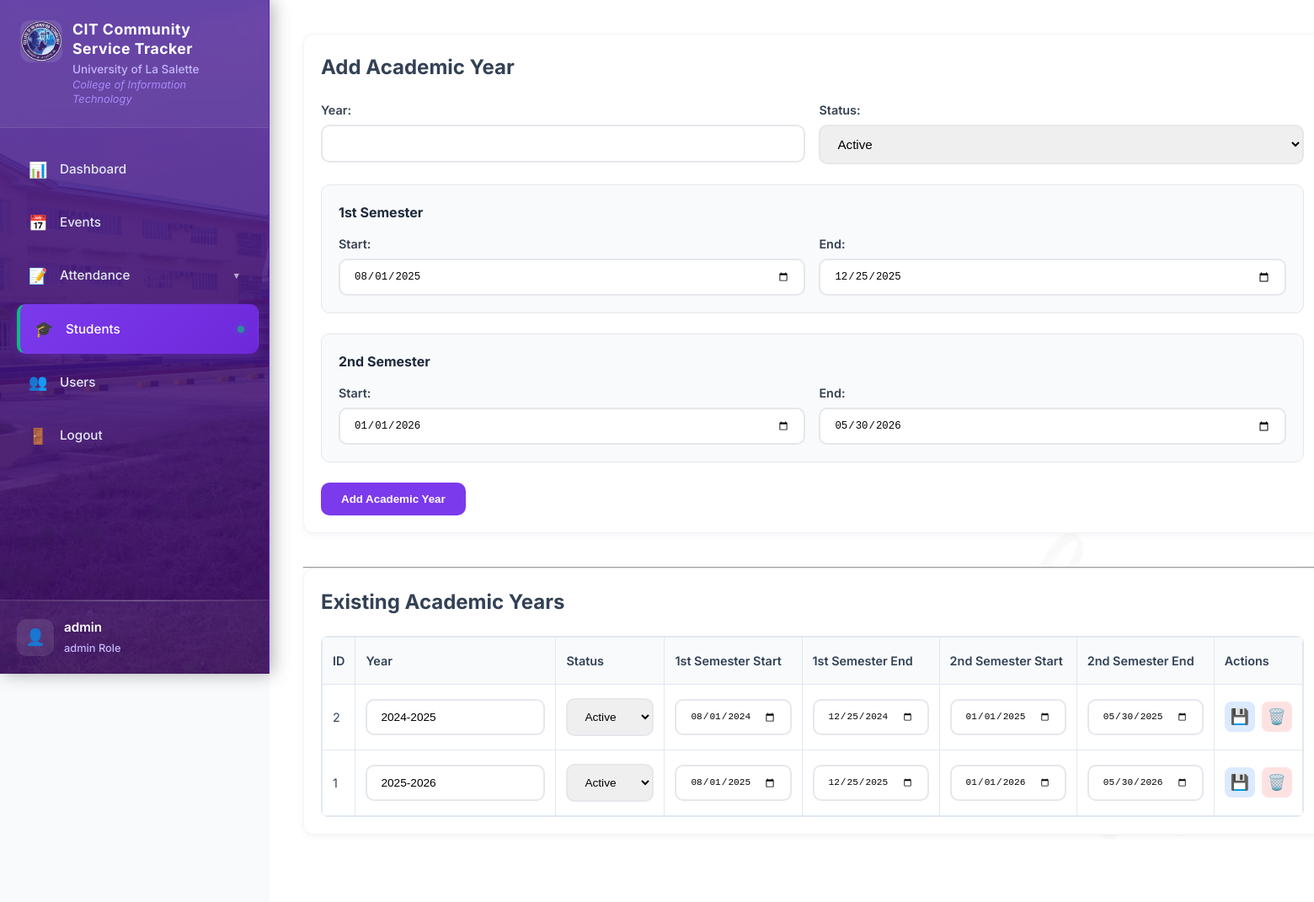
Page /academic_years (signed in) on the earlier database version.
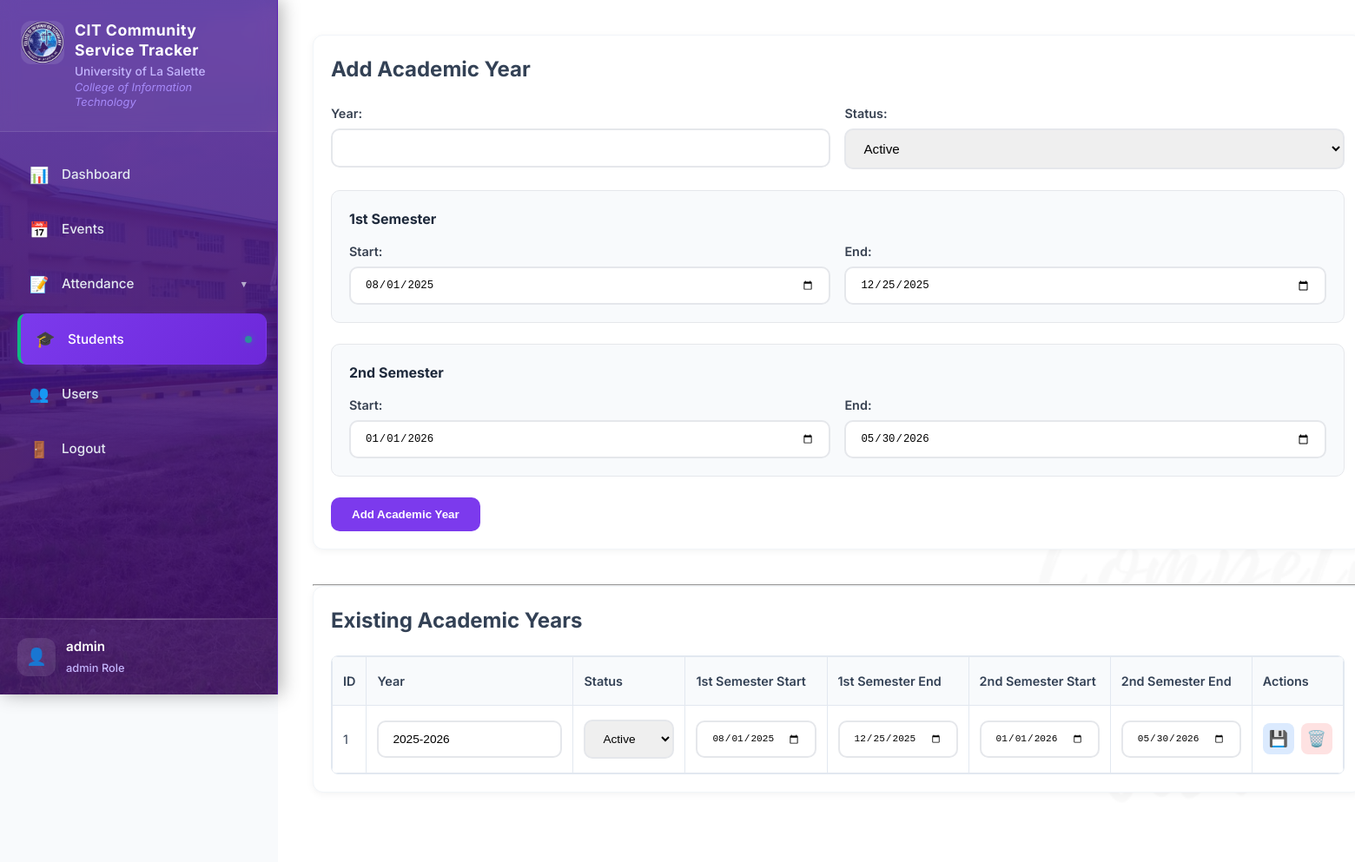
Same page on the later database version.
### models.py (models this page shows)
class AcademicYear(db.Model):
    id = db.Column(db.Integer, primary_key=True)
    year = db.Column(db.String(20), unique=True, nullable=False)
    status = db.Column(db.String(20), nullable=False, default="active")
    created_at = db.Column(db.DateTime, default=datetime.utcnow)
    semesters = db.relationship("Semester", backref="academic_year", cascade="all, delete-orphan")
    year_levels = db.relationship("YearLevel", backref="academic_year", cascade="all, delete-orphan")

class Semester(db.Model):
    id = db.Column(db.Integer, primary_key=True)
    academic_year_id = db.Column(db.Integer, db.ForeignKey("academic_year.id"), nullable=False)
    name = db.Column(db.String(20), nullable=False)       # e.g., "1st Semester"
    start_date = db.Column(db.Date, nullable=True)
    end_date = db.Column(db.Date, nullable=True)

### routes.py (the view)
@app.route("/academic_years")
def academic_years():
    if 'user_id' not in session:
        flash("Please login first.")
        return redirect(url_for("login"))
    years = AcademicYear.query.order_by(AcademicYear.id.desc()).all()
    return render_template("academic_years.html", years=years)

### templates/academic_years.html (shortened to what the changed rows need)
{% extends "base.html" %}
{% block content %}
<link rel="stylesheet" href="{{ url_for('static', filename='css/academic_years.css') }}">
<div id="academic-year-section">
    <div class="content-card" id="add-academic-year-card">
        <h2>Add Academic Year</h2>
    </div>
    <div class="content-card" id="existing-academic-years-card">
        <h2>Existing Academic Years</h2>
        <div class="table-container">
            <table class="ay-table" id="academic-years-table">
                <thead>
                    <tr>
                        <th>ID</th>
                        <th>Year</th>
                        <th>Status</th>
                        <th>1st Semester Start</th>
                        <th>1st Semester End</th>
                        <th>2nd Semester Start</th>
                        <th>2nd Semester End</th>
                        <th>Actions</th>
                    </tr>
                </thead>
                <tbody>
                    {% for ay in years %}
                    <tr class="ay-row">
                        <form method="post" action="{{ url_for('edit_academic_year', ay_id=ay.id) }}">
                            <td>{{ ay.id }}</td>
                            <td>
                                <input type="text" name="year" value="{{ ay.year }}" class="input-year">
                            </td>
                            <td>
                                <select name="status" class="select-status">
                                    <option value="active" {% if ay.status=='active' %}selected{% endif %}>Active</option>
                                </select>
                            </td>
                            <td>
                                <input type="date" name="start1" value="{{ ay.semesters[0].start_date if ay.semesters|length >=1 and ay.semesters[0] else '' }}" class="input-semester-start1">
                            </td>
                            <td>
                                <input type="date" name="end1" value="{{ ay.semesters[0].end_date if ay.semesters|length >=1 and ay.semesters[0] else '' }}" class="input-semester-end1">
                            </td>
                            <td>
                                <input type="date" name="start2" value="{{ ay.semesters[1].start_date if ay.semesters|length >=2 and ay.semesters[1] else '' }}" class="input-semester-start2">
                            </td>
                            <td>
                                <input type="date" name="end2" value="{{ ay.semesters[1].end_date if ay.semesters|length >=2 and ay.semesters[1] else '' }}" class="input-semester-end2">
                            </td>
                            <td class="actions-cell">
                                <div class="action-buttons">
                                    <button type="submit" class="btn-update" title="Update">
                                        <span class="btn-icon">💾</span>
                                    </button>
                                    <a href="{{ url_for('delete_academic_year', ay_id=ay.id) }}"
                                    class="btn-delete"
                                    title="Delete"
                                    onclick="return confirm('Delete this academic year?')">
                                        <span class="btn-icon">🗑️</span>
                                    </a>
                                </div>
                            </td>
                        </form>
                    </tr>
                    {% endfor %}
                </tbody>
            </table>
        </div>
    </div>
</div>
{% endblock %}

Differences in the rows shown:
removed AcademicYear: id "2", year "2024-2025", status "Active", start1 "08/01/2024", end1 "12/25/2024", start2 "01/01/2025", end2 "05/30/2025"
